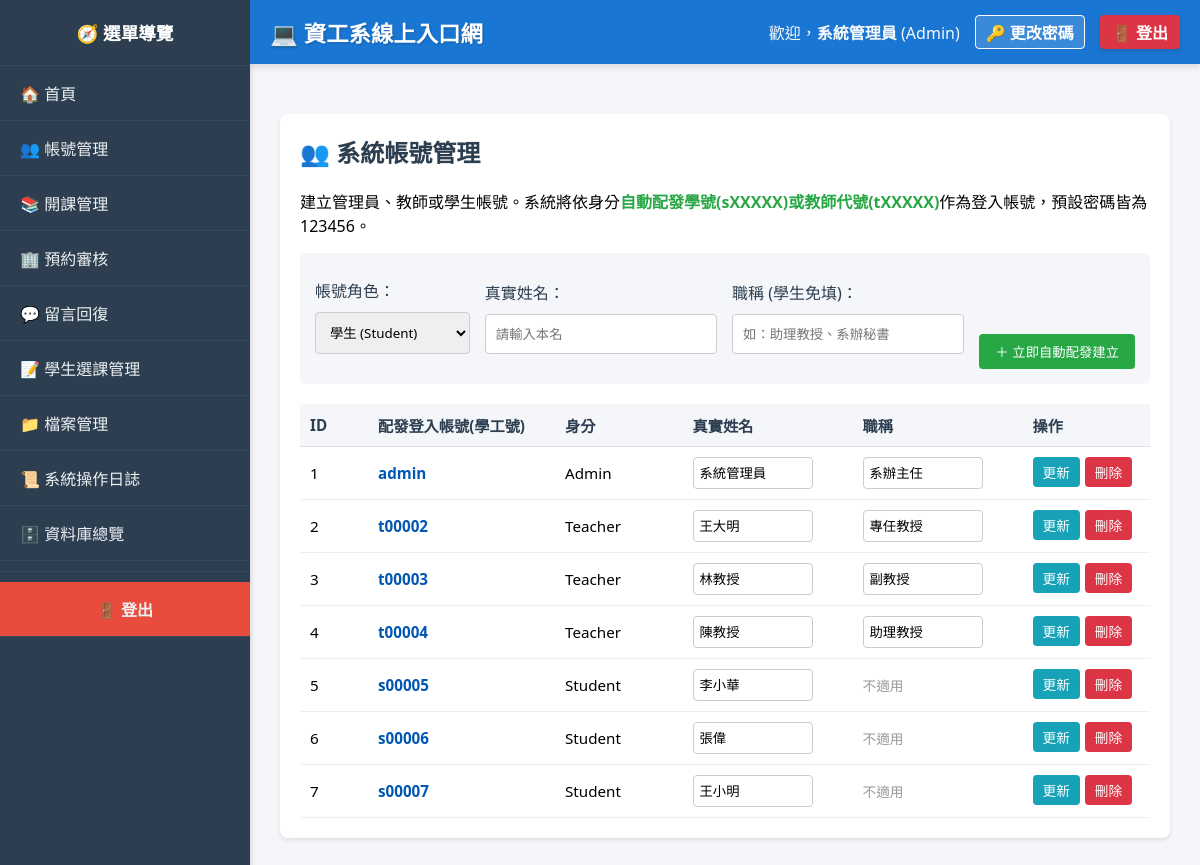
Before: /index.php?page=manage_accounts (signed in) with the older database file.
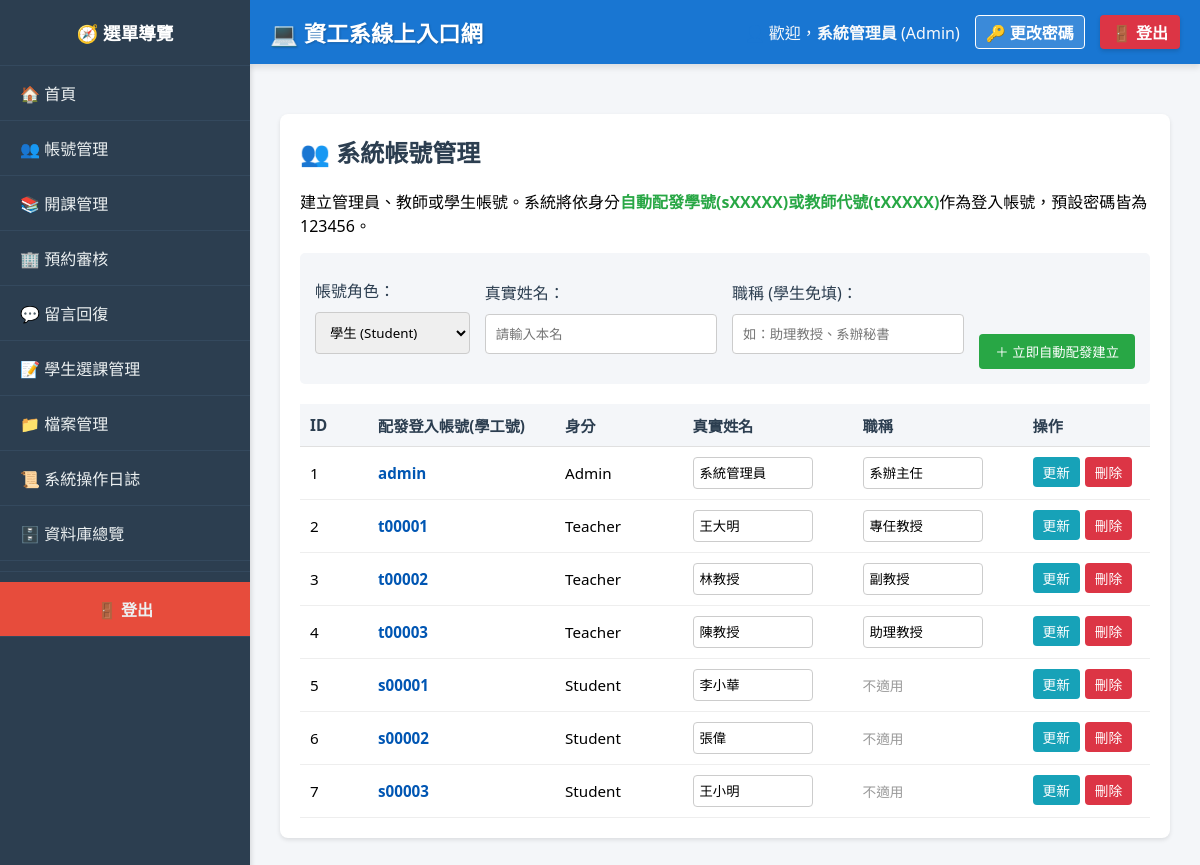
After: the same page with the newer database file.
### tables this page shows
CREATE TABLE Users (
    id INT AUTO_INCREMENT PRIMARY KEY,
    username VARCHAR(50) NOT NULL UNIQUE,
    password_hash VARCHAR(255) NOT NULL,
    role ENUM('Admin', 'Teacher', 'Student') NOT NULL,
    created_at TIMESTAMP DEFAULT CURRENT_TIMESTAMP
);

### modules/admin/manage_accounts.php (the view, shortened to what this page needs)
<div class="card">
    <h2>👥 系統帳號管理</h2>
    <p>建立管理員、教師或學生帳號。系統將依身分<strong style="color:#28a745;">自動配發學號(sXXXXX)或教師代號(tXXXXX)</strong>作為登入帳號，預設密碼皆為 123456。</p>
    <?php
    if(!isset($_SESSION['role']) || $_SESSION['role'] != 'Admin') {
        echo "<p style='color:red;'>只有管理員可以使用此功能。</p>";
    } else {
        echo "<form id='addAccountForm' method='POST' style='background:#f4f6f9; padding: 15px; border-radius: 5px; margin-bottom: 20px;'>";
        echo "<div style='display:grid; grid-template-columns: 1fr 1.5fr 1.5fr auto; gap:15px; align-items:flex-end;'>";
        echo "<div><label>帳號角色：</label><select name='role'><option value='Student'>學生 (Student)</option><option value='Teacher'>教師 (Teacher)</option><option value='Admin'>管理員 (Admin)</option></select></div>";
        echo "<div><label>真實姓名：</label><input type='text' name='name' placeholder='請輸入本名' required></div>";
        echo "<div><label>職稱 (學生免填)：</label><input type='text' name='title' placeholder='如：助理教授、系辦秘書'></div>";
        echo "<div><button type='submit' name='add_account' class='btn' style='width:100%; background:#28a745;'>＋ 立即自動配發建立</button></div>";
        echo "</div>";
        echo "</form>";
        $users = $conn->query("
            SELECT u.id, u.username, u.role,
                   COALESCE(t.name, s.name, a.name) AS real_name,
                   COALESCE(t.title, a.title) AS job_title
            FROM Users u
            LEFT JOIN Teachers t ON u.id = t.user_id
            LEFT JOIN Students s ON u.id = s.user_id
            LEFT JOIN Admins a ON u.id = a.user_id
            ORDER BY u.role, u.id
        ");
        if (!$users) {
            echo "<div class='card' style='background:#f8d7da; color:#dc3545;'>⚠️ 無法載入帳號清單: " . htmlspecialchars($conn->error) . "</div>";
        } else {
            echo "<table style='width:100%; border-collapse: collapse; font-size:0.95em;'>";
            echo "<tr style='background:#f4f6f9;'><th style='padding:10px; width:8%;'>ID</th><th style='padding:10px; width:22%;'>配發登入帳號(學工號)</th><th style='padding:10px; width:15%;'>身分</th><th style='padding:10px; width:20%;'>真實姓名</th><th style='padding:10px; width:20%;'>職稱</th><th style='padding:10px; width:15%;'>操作</th></tr>";
            while($u = $users->fetch_assoc()) {
                echo "<tr style='border-bottom:1px solid #eee;'>";
                echo "<form method='POST' style='margin:0;'>";
                echo "<td style='padding:10px;'>" . $u['id'] . "</td>";
                echo "<td style='padding:10px; font-weight:bold; color:#0056b3;'>" . htmlspecialchars($u['username']) . "</td>";
                echo "<td style='padding:10px;'>" . $u['role'] . "</td>";
                echo "<td style='padding:10px;'><input type='text' name='new_name' value='" . htmlspecialchars($u['real_name'] ?? '') . "' style='width:120px; padding:6px; margin:0;' required></td>";
                if ($u['role'] == 'Student') {
                    echo "<td style='padding:10px;'><span style='color:#999; font-size:0.9em;'>不適用</span></td>";
                } else {
                    echo "<td style='padding:10px;'><input type='text' name='new_title' value='" . htmlspecialchars($u['job_title'] ?? '') . "' style='width:120px; padding:6px; margin:0;'></td>";
                }
                echo "<td style='padding:10px; display:flex; gap:5px;'>";
                echo "<button type='submit' name='update_account' class='btn' style='background:#17a2b8; padding:5px 10px; font-size:0.9em;'>更新</button>";
                echo "<button type='submit' name='delete_account' class='btn' style='background:#dc3545; padding:5px 10px; font-size:0.9em;' onclick='return confirm(\"確定刪除此帳號？\");'>刪除</button>";
                echo "</td>";
                echo "</form>";
                echo "</tr>";
            }
            echo "</table>";
        }
    }
    ?>
</div>

Changed rows visible on the page:
changed users id 2: username "t00002" → "t00001"
changed users id 3: username "t00003" → "t00002"
changed users id 4: username "t00004" → "t00003"
changed users id 5: username "s00005" → "s00001"
changed users id 6: username "s00006" → "s00002"
changed users id 7: username "s00007" → "s00003"
